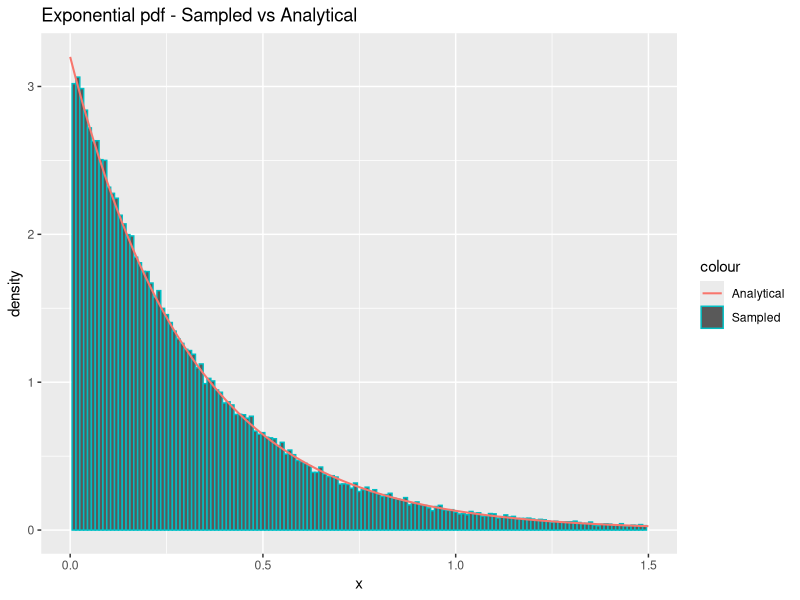
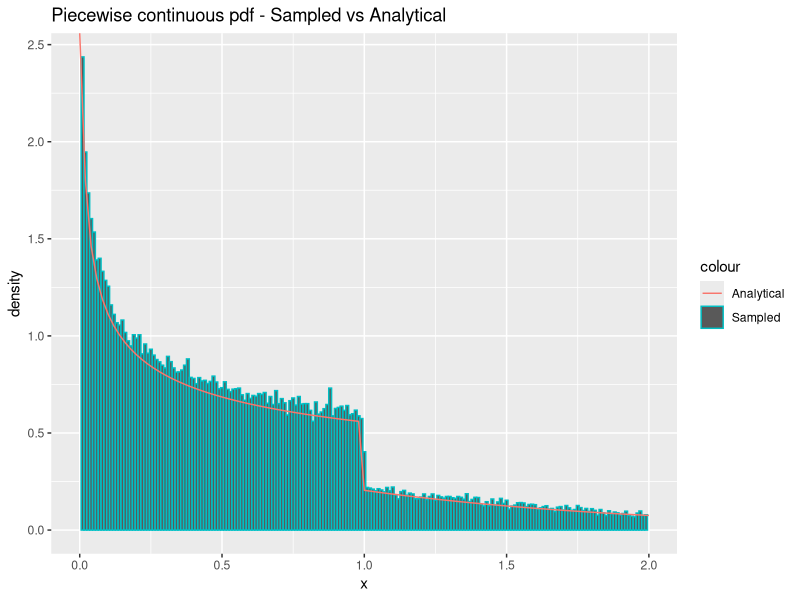
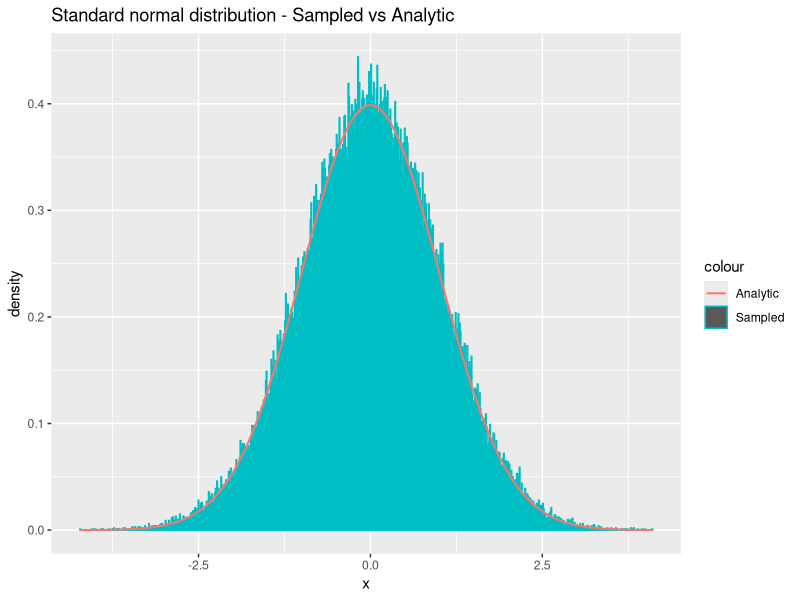
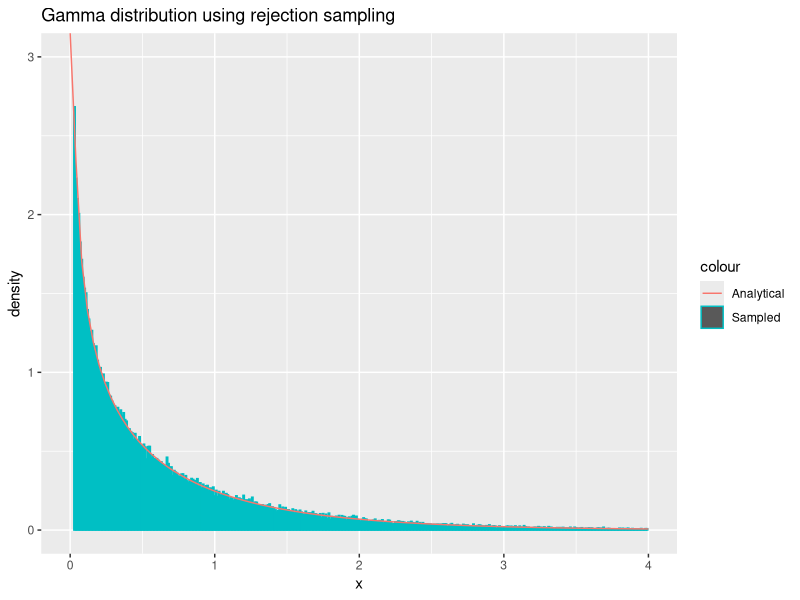
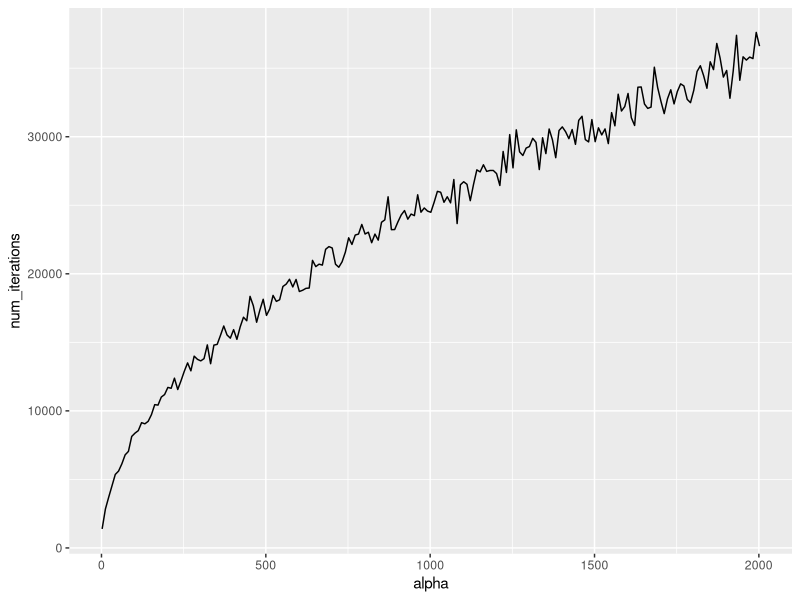
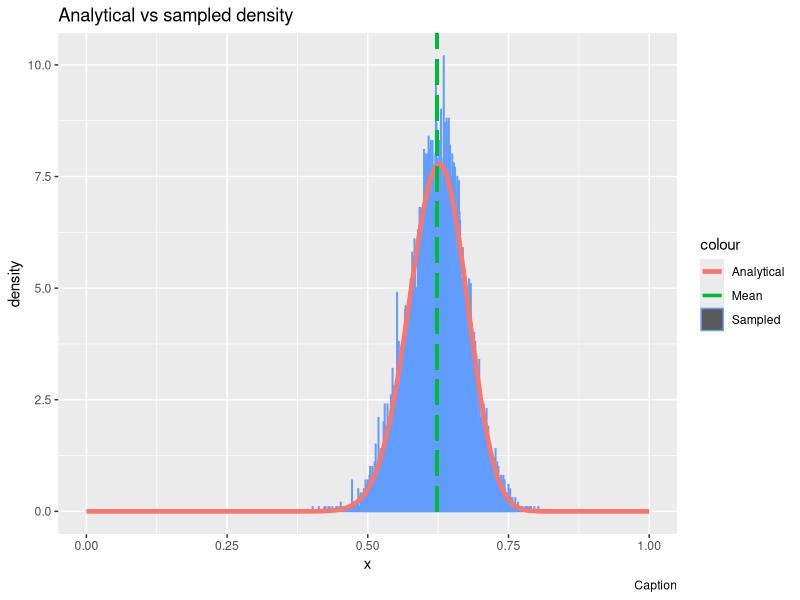

These charts were generated, in order, by the following R code:
## ---- chunk 1
  sample_exponential = function(n, lambda) {
    uniforms = runif(n)
    return(exponentials = -1/lambda * log(uniforms))
  }
## ---- chunk 2
  n = 100000
  lambda = 3.2
  
  x = sample_exponential(n, lambda)
  cat("Theoretical mean:", 1/lambda, "Sample mean", mean(x), "\n")
  cat("Theoretical variance:", 1/lambda^2, "Sample variance", var(x), "\n")
## ---- chunk 3
  library(ggplot2)
  df = data.frame(theo=seq(0,max(x),length.out=n), x=x)
  ggplot(df, aes(x=x)) +
    geom_histogram(aes(y = ..density.., color = "Sampled"), binwidth=0.01) +
    stat_function(fun=dexp,geom = "line",size=0.7,args=(mean=lambda),aes(color="Analytical")) +
    ggtitle("Exponential pdf - Sampled vs Analytical") +
    labs(x='x', y='density') +
    xlim(0, 1.5)
## ---- chunk 4
  density_g = function(x, alpha) {
    c = alpha*exp(1)/(alpha + exp(1))
    density = vector(length = length(x))
    density[x < 1.] = c*x[x<1.]^(alpha-1)
    density[x >= 1.] = c*exp(-x[x>=1.])
    return(as.double(density))
  }


  sample_g = function(n, alpha) {
    c = (alpha * exp(1)) / (alpha + exp(1))
    u = runif(n)
    samples = vector(length=length(u))
    samples[u < c/alpha] = (alpha/c*u[u < c/alpha])^(1/alpha)
    samples[u >= c/alpha] = log(c / (1 - u[u >= c/alpha]))
    return(samples)
  }
## ---- chunk 5
  n=100000
  alpha = 0.7
  x = sample_g(n, alpha)
  c = (alpha * exp(1)) / (alpha + exp(1))
  cat("Theoretical mean:", c/(alpha+1) + 2*c/exp(1), "Sample mean:", mean(x), "\n")
  cat("Theoretical variance:", c/(alpha+2) + 5*c/exp(1) - (c/(alpha+1) + 2*c/exp(1))^2, "Sample variance:", var(x), "\n")
## ---- chunk 6
  library(ggplot2)
  df <- data.frame(theo=seq(0,max(x),length.out=n), x=x)
  ggplot(df, aes(x = x)) +
    geom_histogram(aes(y = ..density.., color = "Sampled"), binwidth=0.01) +
    stat_function(fun=density_g,geom = "line",size=0.5,args=(mean=alpha),aes(color="Analytical")) + 
    xlim(0, 2) + 
    ggtitle("Piecewise continuous pdf - Sampled vs Analytical") + labs(x='x', y='density')
## ---- chunk 7
  sample_standard_normal = function(n) {
    num_samples = n
    if((n %% 2) == 1) {
      # n is odd, so we should sample one extra:
      num_samples = num_samples + 1
  }
    x_1 = runif(num_samples/2, 0, 2*pi)
    x_2 = sample_exponential(num_samples/2, lambda=1/2)
    y_1 = sqrt(x_2) * cos(x_1)
    y_2 = sqrt(x_2) * sin(x_1)
    # Remove the last sample if n is odd:
    return(c(y_1, y_2)[0:n])
  }
## ---- chunk 8
  n = 100000
  y = sample_standard_normal(n)
  cat("Theoretical mean:", 0, "Sample mean:", mean(y), "\n")
  cat("Theoretical variance:", 1, "Sample variance:", var(y), "\n")
## ---- chunk 9
  library(ggplot2)
  df = data.frame(theo=seq(0,max(x),length.out=n), x=y)
  ggplot(df, aes(x=y)) +
    geom_histogram(aes(y = ..density.., color = "Sampled"), binwidth=0.01) +
    stat_function(fun=dnorm,geom = "line",size=0.7,args=list(0,1),aes(color="Analytic")) +
    ggtitle("Standard normal distribution - Sampled vs Analytic") +
    labs(x='x', y='density')
## ---- chunk 10
sample_normal_d = function(d, mu, sigma) {
  x = sample_standard_normal(d)
  y <- mu + t(chol(sigma))%*%x
  return(y)
}
## ---- chunk 11

d = 2
n = 100000
mu = c(1.5, 3)
sigma = matrix(c(5,7,7,10),ncol=d,nrow=d)
samples = matrix(NA, ncol=d, nrow=n)
for (i in 1:n){
  samples[i,] = sample_normal_d(d,mu,sigma) # Draw n samples
}

average = apply(samples, 2, mean)
print("Mean vector:")
print.data.frame(data.frame(average))
covmat = cov(samples)
print("Covariance matrix:")
print.data.frame(data.frame(covmat))
## ---- chunk 12
  density_f = function(x, alpha) {
    return(dgamma(x, alpha, rate=1))
  }
  
  sample_f_small = function(n, alpha) {
    c = (1/alpha + exp(-1)) / gamma(alpha)
    samples = vector()
    repeat {
      num_missing_samples = n - length(samples)
      
      x = sample_g(as.integer(num_missing_samples*c), alpha)
      
      acceptance_probs = density_f(x, alpha) / (c * density_g(x, alpha))
      u = runif(as.integer(num_missing_samples*c))
      samples = c(samples, x[u <= acceptance_probs])
      if(length(samples) >= n) {
        break
      }
    }
    # Do not return excess samples:
    return(samples[0:n])
  }
## ---- chunk 13
  n = 100000
  alpha = 0.6
  x = sample_f_small(n, alpha)
  cat("Theoretical mean:", alpha, "\n")
  cat("Sample mean:", mean(x), "\n")
  cat("----", "\n")
  
  cat("Theoretical variance:", alpha, "\n")
  cat("Sample variance:", var(x), "\n")
## ---- chunk 14
  n = 100000
  alpha = 0.6
  x = sample_f_small(n, alpha)
  df = data.frame(x)
  ggplot(df, aes(x = x)) +
    geom_histogram(aes(y = ..density.., color = "Sampled"), binwidth=0.01) +
    stat_function(fun=dgamma,geom = "line",size=0.5,args=(alpha=alpha),aes(color="Analytical")) +
    xlim(0, 4) + ylim(0, 3) + 
    ggtitle("Gamma distribution using rejection sampling") + labs(x='x', y='density')
## ---- chunk 15
sample_f_large = function(n, alpha) {
  loga = (alpha - 1)/2 * (log(alpha - 1) - 1)
  logbp = (alpha + 1)/2 * (log(alpha + 1) - 1)
  
  samples = vector()
  num_iterations = 0
  
  while(length(samples) < n) {
    num_iterations = num_iterations + 1
    
    # Sample in log-scale
    log_x1 = loga + log(runif(1))
    log_x2 = logbp + log(runif(1))
    
    if(2*log_x1 <= (alpha - 1)*(log_x2 - log_x1) - exp(log_x2 - log_x1)) {
      # Accept:
      samples = c(samples, exp(log_x2 - log_x1))
    }
  }
  
  return(list(samples=samples, num_iterations=num_iterations))
}
## ---- chunk 16
n = 10000
alpha = 50
samples = sample_f_large(n, alpha)$samples
cat("Theoretical mean:", alpha, "Sample mean:", mean(samples), "\n")
cat("Theoretical variance:", alpha, "Sample variance:", var(samples), "\n")
## ---- chunk 17
n = 1000
alpha = seq(2, 2002, 10)
num_iterations = vector()
for(a in alpha) {
  num_iterations = c(num_iterations, sample_f_large(n, a)$num_iterations)
}
df = data.frame(x=alpha, num_iterations=num_iterations)
ggplot(df, aes(x = alpha, y = num_iterations)) + geom_line()
## ---- chunk 18

#Estimate probability
n = 100000
x = sample_standard_normal(n)

hit_counter = 0
for (num in x) {
  if (num > 4) {
    hit_counter = hit_counter + 1
    
  }
}
est = hit_counter/length(x)
cat(est*100, " percent.")

#Calculate variance
confidence_interval = est + c(-1, 1)*qnorm(.975)*sqrt(var(x)/n)

cat("Confidence:", confidence_interval*100, "percent.")

## ---- chunk 19

#Draw sample from g(x) using inverse transform

generate_weighted_samples = function(n) {
  samples = rep(NA, n)
  n_c = 1
  for (i in 1:n) {
    
    sample_u = runif(1)
    sample_x = sqrt(16-2*log(1-sample_u)) #Inverse
    if (sample_x > 4) {
      weight = 1/(exp(8)*sqrt(2*pi)*sample_x) #Calculate weight
      samples[i] = 1*weight
    }
    else {
      samples[i] = 0
    }
  }
  return(samples)
}

samples = generate_weighted_samples(100000)

est = mean(samples)

confidence_interval = est + c(-1, 1)*qnorm(.975)*sqrt(var(samples)/n)

cat("Estimated:", est)

cat("COnfidence interval:", confidence_interval)






## ---- chunk 20

#Function to be sampled from
dna_function = function(x) {
    return((2 + x)^125 * (1 - x)^38 * x^34)
}

#Find highest value of dna_function to set as max c
target_c = optimize(dna_function, c(0, 1), maximum = TRUE)

#Find normalizing constant
n_c = integrate(dna_function, 0, 1)$val

generate_samples = function(n) {
    samples = rep(NA, n)
    run_cnt = 0
    for (i in 1:n) {
        done = 0
        while (done == 0) {
            x_sample = runif(1)  # Proposal sample
            a = dna_function(x_sample)/target_c$objective #Acceptance probability
            u = runif(1) #Used to determine acceptance
            # Accept if u<a(alpha)
            if (u <= a) {
                samples[i] = x_sample
                done = 1
            }
            run_cnt = run_cnt + 1
        }
    }
    return(list(samples = samples, iterations = run_cnt))
}


## ---- chunk 21

n = 10000

# Function used to find actual mean
g = function(x) {
  return(x*dna_function(x)*x)
}

dna_func_density = function(x) {
  return(dna_function(x)/n_c)
}


y = generate_samples(n) #Generate samples from the distribution

est_mean = sum(y$samples)/n

cat("Estimated mean: ", sum(y$samples)/n)


cat("Theoretical mean: ", integrate(g, 0, 1)$val/n_c)

#Generate histogram

df = data.frame(theo = seq(0, 1, length.out = n), value = y$samples)

#TODO: Add caption
ggplot(df, aes(x = value)) + geom_histogram(aes(y = ..density.., colour = "Sampled"), 
    binwidth = 0.001) + stat_function(fun = dna_func_density, geom = "line", 
    size = 1.6, aes(colour = "Analytical")) + ggtitle("Analytical vs sampled density") + 
    xlim(0, 1) + geom_segment(x = sum(y$samples)/n, xend = sum(y$samples)/n, 
    y = 0, yend = 100, aes(colour = "Mean"), size = 1.2, linetype = "longdash") + 
    labs(x = "x", y = "density", caption = paste("Caption"))

## ---- chunk 22
cat("Average random numbers per sample: ",y$iterations/n)
cat("Theoretical expected numbers per sample: ", target_c$objective/n_c)
